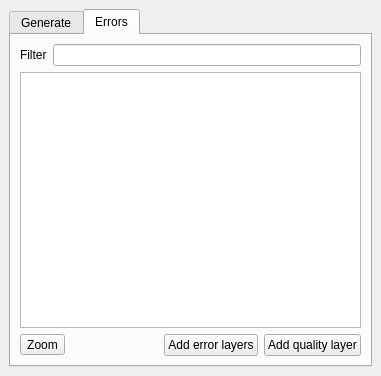
<?xml version="1.0" encoding="UTF-8"?>
<ui version="4.0">
 <class>LrsDockWidget</class>
 <widget class="QDockWidget" name="LrsDockWidget">
  <property name="geometry">
   <rect>
    <x>0</x>
    <y>0</y>
    <width>381</width>
    <height>376</height>
   </rect>
  </property>
  <property name="windowTitle">
   <string>LRS</string>
  </property>
  <widget class="QWidget" name="dockWidgetContents">
   <property name="sizePolicy">
    <sizepolicy hsizetype="Preferred" vsizetype="Preferred">
     <horstretch>0</horstretch>
     <verstretch>0</verstretch>
    </sizepolicy>
   </property>
   <layout class="QVBoxLayout" name="verticalLayout">
    <item>
     <widget class="QTabWidget" name="tabWidget">
      <property name="currentIndex">
       <number>1</number>
      </property>
      <widget class="QWidget" name="genTab">
       <attribute name="title">
        <string>Generate</string>
       </attribute>
       <layout class="QVBoxLayout" name="verticalLayout_2">
        <item>
         <layout class="QGridLayout" name="gridLayout">
          <item row="2" column="0" colspan="2">
           <widget class="Line" name="line">
            <property name="orientation">
             <enum>Qt::Horizontal</enum>
            </property>
           </widget>
          </item>
          <item row="3" column="0">
           <widget class="QLabel" name="genPointLayerLabel">
            <property name="text">
             <string>Points layer</string>
            </property>
           </widget>
          </item>
          <item row="0" column="0">
           <widget class="QLabel" name="genLineLayerLabel">
            <property name="text">
             <string>Lines layer</string>
            </property>
           </widget>
          </item>
          <item row="0" column="1">
           <widget class="QComboBox" name="genLineLayerCombo">
            <property name="sizePolicy">
             <sizepolicy hsizetype="Expanding" vsizetype="Fixed">
              <horstretch>0</horstretch>
              <verstretch>0</verstretch>
             </sizepolicy>
            </property>
           </widget>
          </item>
          <item row="1" column="0">
           <widget class="QLabel" name="genLineRouteFieldLabel">
            <property name="text">
             <string>Route field</string>
            </property>
           </widget>
          </item>
          <item row="8" column="0">
           <widget class="QLabel" name="getThresholdLabel">
            <property name="text">
             <string>Threshold</string>
            </property>
           </widget>
          </item>
          <item row="1" column="1">
           <widget class="QComboBox" name="genLineRouteFieldCombo"/>
          </item>
          <item row="4" column="1">
           <widget class="QComboBox" name="genPointRouteFieldCombo"/>
          </item>
          <item row="5" column="0">
           <widget class="QLabel" name="genPointMeasureFieldLabel">
            <property name="text">
             <string>Measure field</string>
            </property>
           </widget>
          </item>
          <item row="4" column="0">
           <widget class="QLabel" name="genPointRouteFieldLabel">
            <property name="text">
             <string>Route field</string>
            </property>
           </widget>
          </item>
          <item row="3" column="1">
           <widget class="QComboBox" name="genPointLayerCombo"/>
          </item>
          <item row="8" column="1">
           <widget class="QDoubleSpinBox" name="genThresholdSpin">
            <property name="maximum">
             <double>1000000.000000000000000</double>
            </property>
            <property name="value">
             <double>0.000000000000000</double>
            </property>
           </widget>
          </item>
          <item row="5" column="1">
           <widget class="QComboBox" name="genPointMeasureFieldCombo"/>
          </item>
          <item row="6" column="1">
           <widget class="QDoubleSpinBox" name="genMapUnitsPerMeasureUnitSpin">
            <property name="decimals">
             <number>3</number>
            </property>
            <property name="maximum">
             <double>1000000.000000000000000</double>
            </property>
            <property name="value">
             <double>0.000000000000000</double>
            </property>
           </widget>
          </item>
          <item row="6" column="0">
           <widget class="QLabel" name="genMapUnitsPerMeasureUnitLabel">
            <property name="toolTip">
             <string>&lt;html&gt;&lt;head/&gt;&lt;body&gt;&lt;p&gt;Map units per measure unit.&lt;/p&gt;&lt;/body&gt;&lt;/html&gt;</string>
            </property>
            <property name="text">
             <string>Map units per measure unit</string>
            </property>
           </widget>
          </item>
          <item row="7" column="0" colspan="2">
           <widget class="Line" name="line_2">
            <property name="orientation">
             <enum>Qt::Horizontal</enum>
            </property>
           </widget>
          </item>
         </layout>
        </item>
        <item>
         <widget class="QDialogButtonBox" name="genButtonBox">
          <property name="standardButtons">
           <set>QDialogButtonBox::Ok|QDialogButtonBox::Reset</set>
          </property>
         </widget>
        </item>
        <item>
         <widget class="QFrame" name="genProgressFrame">
          <property name="minimumSize">
           <size>
            <width>0</width>
            <height>0</height>
           </size>
          </property>
          <property name="frameShape">
           <enum>QFrame::NoFrame</enum>
          </property>
          <property name="frameShadow">
           <enum>QFrame::Plain</enum>
          </property>
          <property name="lineWidth">
           <number>0</number>
          </property>
          <layout class="QHBoxLayout" name="horizontalLayout_3">
           <item>
            <widget class="QLabel" name="genProgressLabel">
             <property name="sizePolicy">
              <sizepolicy hsizetype="Maximum" vsizetype="Preferred">
               <horstretch>0</horstretch>
               <verstretch>0</verstretch>
              </sizepolicy>
             </property>
             <property name="text">
              <string>Progress</string>
             </property>
            </widget>
           </item>
           <item>
            <widget class="QProgressBar" name="genProgressBar">
             <property name="value">
              <number>24</number>
             </property>
            </widget>
           </item>
          </layout>
         </widget>
        </item>
        <item>
         <spacer name="verticalSpacer">
          <property name="orientation">
           <enum>Qt::Vertical</enum>
          </property>
          <property name="sizeHint" stdset="0">
           <size>
            <width>20</width>
            <height>40</height>
           </size>
          </property>
         </spacer>
        </item>
       </layout>
      </widget>
      <widget class="QWidget" name="errorTab">
       <attribute name="title">
        <string>Errors</string>
       </attribute>
       <layout class="QVBoxLayout" name="verticalLayout_3">
        <item>
         <layout class="QHBoxLayout" name="horizontalLayout_4">
          <item>
           <widget class="QLabel" name="errorFilterLabel">
            <property name="text">
             <string>Filter</string>
            </property>
           </widget>
          </item>
          <item>
           <widget class="QLineEdit" name="errorFilterLineEdit"/>
          </item>
         </layout>
        </item>
        <item>
         <widget class="QTableView" name="errorView">
          <property name="selectionMode">
           <enum>QAbstractItemView::SingleSelection</enum>
          </property>
          <property name="selectionBehavior">
           <enum>QAbstractItemView::SelectRows</enum>
          </property>
          <property name="sortingEnabled">
           <bool>true</bool>
          </property>
          <attribute name="verticalHeaderDefaultSectionSize">
           <number>20</number>
          </attribute>
         </widget>
        </item>
        <item>
         <layout class="QHBoxLayout" name="horizontalLayout_2">
          <item>
           <widget class="QToolButton" name="errorZoomButton">
            <property name="text">
             <string>Zoom</string>
            </property>
            <property name="toolButtonStyle">
             <enum>Qt::ToolButtonTextBesideIcon</enum>
            </property>
           </widget>
          </item>
          <item>
           <spacer name="horizontalSpacer">
            <property name="orientation">
             <enum>Qt::Horizontal</enum>
            </property>
            <property name="sizeHint" stdset="0">
             <size>
              <width>40</width>
              <height>20</height>
             </size>
            </property>
           </spacer>
          </item>
          <item>
           <widget class="QPushButton" name="addErrorLayersButton">
            <property name="toolTip">
             <string>Add layers of errors to map view</string>
            </property>
            <property name="text">
             <string>Add error layers</string>
            </property>
           </widget>
          </item>
          <item>
           <widget class="QPushButton" name="addQualityLayerButton">
            <property name="text">
             <string>Add quality layer</string>
            </property>
           </widget>
          </item>
         </layout>
        </item>
       </layout>
      </widget>
     </widget>
    </item>
   </layout>
  </widget>
 </widget>
 <resources/>
 <connections/>
</ui>
